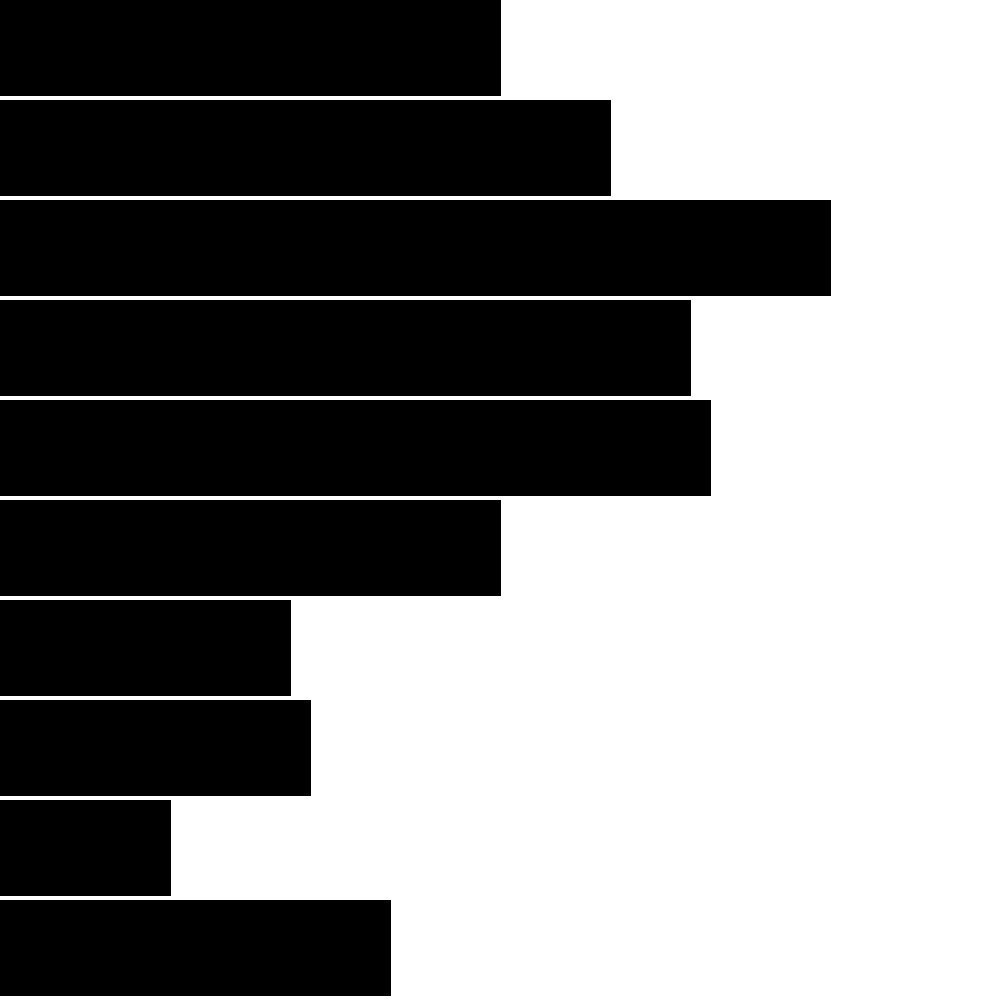
Frame 1 (no input)
Frame 60 (the mouse pressed at the canvas centre just before this capture): identical to frame 1, image omitted
Frame 120 (the mouse held since frame 60 and released just before this capture): identical to frame 1, image omitted

The Processing sketch that drew this single still picture (run headless with seeded random() and noise(); from frame 60 on, the mouse is pressed at the canvas centre):

// Processing sketch: rectangleRandomizerSketch
// ── rectangleRandomizerSketch.pde
int[] rectangles; // Declare array!

int startTime;
final int DISPLAY_DURATION = 10;

boolean bRandomize;

// int[] data = { 19, 42, 69, 10, 90 }; Declare, create, and assign, all in one line!

void setup() {

  //fullScreen();
  size(1000,1000);
  
  rectangles = new int[10]; // Create array, what data type it holds and how many "slots"
  
  //int[] data = new int[5]; Or, declare and create in the same line!
  
  rectangles[0] = 50; // Now assign each slot a value
  rectangles[1] = 61;
  rectangles[2] = 83;
  rectangles[3] = 69;
  rectangles[4] = 71;
  rectangles[5] = 50;
  rectangles[6] = 29;
  rectangles[7] = 31;
  rectangles[8] = 17;
  rectangles[9] = 39;
  
}

void draw() {

  background(255);
  fill(0);
  
  //println("BEFORE the for loop!");
  
  for (int i = 0; i < 10; i++) {
    float m = map(rectangles[i], 0, 100, 0, width);
    float rectanglesY = height/rectangles.length;
    float rectanglesSpacing = 5;
    rect(0, i*rectanglesY, m, rectanglesY - rectanglesSpacing);
    //println(i);
  }
  
  
  if (bRandomize) {
    mixItUp();
    
    if (millis() - startTime > DISPLAY_DURATION) {
      // Stop randomizing!
      bRandomize = false;
    }
    
  }
  
  //println("AFTER the for loop!");
  //delay(1000);
}

void mixItUp() {
  
  //int randomNumber = int(random(0,10));
  for (int i = 0; i < rectangles.length; i++) {
    rectangles[i] = int(random(0,100));
    //println(i);
  }
  
}

void mouseClicked() {

  bRandomize = true;
  println("Mouse clicked, randomizing now!");
  // Record start time of event
  startTime = millis();
  
}
